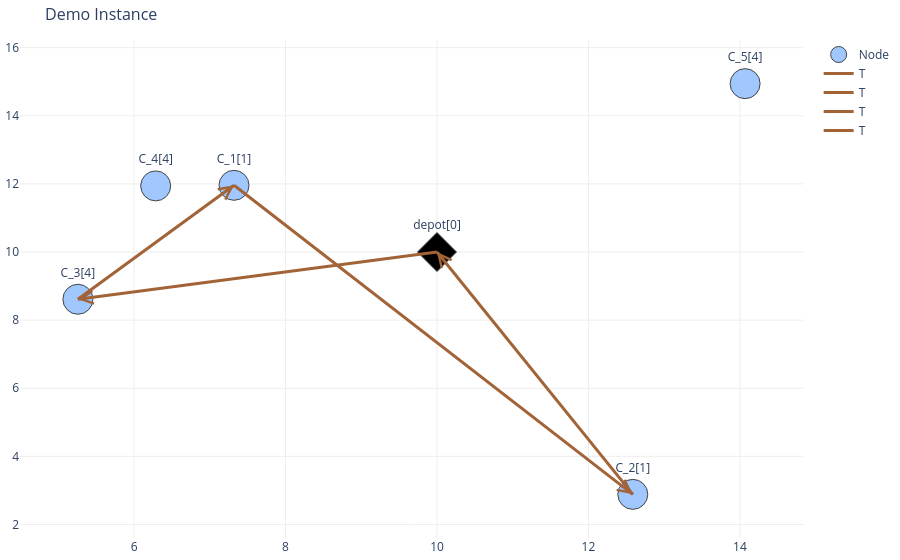

The notebook cell this image was saved under:
### Markdown cell above
### Plot sample of route

### Code cell
sample_r = x['route[89]']
sample_arcs = sample_r[sample_r.index.isin(arcs)][sample_r==1]
reformatted_arcs = [merge_depot_arcs_var([t],depot,depot_s,depot_t) for t in sample_arcs.index.to_list()]
print('mr:',sample_r['m'], 'lr:',sample_r['lr'])
vis_sol.plot_solution(reformatted_arcs,node_trace, None,"Demo Instance", customer_demand)

### Figure 1 — Plotly figure (JSON) as saved in the notebook; plotly's stock layout.template omitted (floating-point values rounded to 4 significant figures)
{"data": [{"marker": {"color": [3.3, 3.3, 3.3, 3.3, 3.3, 4.2], "colorscale": [[0, "rgb(0,0,0)"], [0.25, "rgb(230,0,0)"], [0.5, "rgb(230,210,0)"], [0.75, "rgb(255,255,255)"], [1, "rgb(160,200,255)"]], "line": {"width": 1}, "reversescale": true, "showscale": false, "size": 30, "symbol": ["circle", "circle", "circle", "circle", "circle", "diamond"]}, "mode": "markers+text", "name": "Node", "text": ["C_3[4]", "C_1[1]", "C_2[1]", "C_4[4]", "C_5[4]", "depot[0]"], "textposition": "top center", "type": "scatter", "x": [5.258, 7.32, 12.59, 6.285, 14.07, 10], "y": [8.612, 11.96, 2.884, 11.94, 14.94, 10]}, {"hoverinfo": "text", "line": {"color": "#a26337", "width": 3}, "mode": "lines", "name": "T", "type": "scatter", "x": [5.258, 7.32, null], "y": [8.612, 11.96, null]}, {"hoverinfo": "text", "line": {"color": "#a26337", "width": 3}, "mode": "lines", "name": "T", "type": "scatter", "x": [10, 5.258, null], "y": [10, 8.612, null]}, {"hoverinfo": "text", "line": {"color": "#a26337", "width": 3}, "mode": "lines", "name": "T", "type": "scatter", "x": [7.32, 12.59, null], "y": [11.96, 2.884, null]}, {"hoverinfo": "text", "line": {"color": "#a26337", "width": 3}, "mode": "lines", "name": "T", "type": "scatter", "x": [12.59, 10, null], "y": [2.884, 10, null]}], "layout": {"annotations": [{"arrowcolor": "#a26337", "arrowhead": 5, "arrowsize": 2.5, "ax": 6.27, "axref": "x", "ay": 10.26, "ayref": "y", "showarrow": true, "x": 7.32, "xref": "x", "y": 11.96, "yref": "y"}, {"arrowcolor": "#a26337", "arrowhead": 5, "arrowsize": 2.5, "ax": 7.177, "axref": "x", "ay": 9.174, "ayref": "y", "showarrow": true, "x": 5.258, "xref": "x", "y": 8.612, "yref": "y"}, {"arrowcolor": "#a26337", "arrowhead": 5, "arrowsize": 2.5, "ax": 11.58, "axref": "x", "ay": 4.614, "ayref": "y", "showarrow": true, "x": 12.59, "xref": "x", "y": 2.884, "yref": "y"}, {"arrowcolor": "#a26337", "arrowhead": 5, "arrowsize": 2.5, "ax": 10.68, "axref": "x", "ay": 8.12, "ayref": "y", "showarrow": true, "x": 10, "xref": "x", "y": 10, "yref": "y"}], "hovermode": "closest", "margin": {"b": 20, "l": 5, "r": 5, "t": 40}, "plot_bgcolor": "rgba(0,0,0,0)", "showlegend": true, "title": {"font": {"size": 16}, "text": "Demo Instance"}, "xaxis": {"gridcolor": "#eee", "showgrid": true, "showticklabels": true, "zeroline": true}, "yaxis": {"gridcolor": "#eee", "showgrid": true, "showticklabels": true, "zeroline": true}}}
